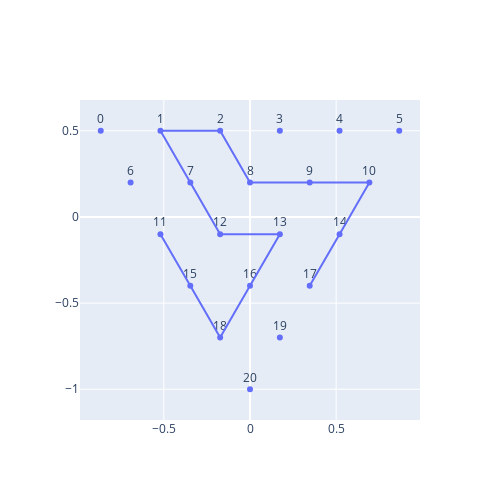

The code cell stored with this chart in its notebook:
### Code cell
# Choose edge pattern for icosahedron

show_2d_points(triangle_coords, CHOSEN_EDGES)
CHOSEN_EDGES = paths[6]

### Figure 1 — Plotly figure (JSON) as saved in the notebook; plotly's stock layout.template omitted (floating-point values rounded to 4 significant figures)
{"data": [{"hovertemplate": "x=%{x}<br>y=%{y}<br>text=%{text}<extra></extra>", "legendgroup": "", "marker": {"color": "#636efa", "symbol": "circle"}, "mode": "markers+text", "name": "", "orientation": "v", "showlegend": false, "text": [0, 1, 2, 3, 4, 5, 6, 7, 8, 9, 10, 11, 12, 13, 14, 15, 16, 17, 18, 19, 20], "textposition": "top center", "type": "scatter", "x": [-0.866, -0.5196, -0.1732, 0.1732, 0.5196, 0.866, -0.6928, -0.3464, 0, 0.3464, 0.6928, -0.5196, -0.1732, 0.1732, 0.5196, -0.3464, 0, 0.3464, -0.1732, 0.1732, 0], "xaxis": "x", "y": [0.5, 0.5, 0.5, 0.5, 0.5, 0.5, 0.2, 0.2, 0.2, 0.2, 0.2, -0.1, -0.1, -0.1, -0.1, -0.4, -0.4, -0.4, -0.7, -0.7, -1], "yaxis": "y"}, {"hovertemplate": "x=%{x}<br>y=%{y}<extra></extra>", "legendgroup": "", "line": {"color": "#636efa", "dash": "solid"}, "marker": {"symbol": "circle"}, "mode": "lines", "name": "", "orientation": "v", "showlegend": false, "textposition": "top center", "type": "scatter", "x": [-0.5196, -0.3464], "xaxis": "x", "y": [-0.1, -0.4], "yaxis": "y"}, {"hovertemplate": "x=%{x}<br>y=%{y}<extra></extra>", "legendgroup": "", "line": {"color": "#636efa", "dash": "solid"}, "marker": {"symbol": "circle"}, "mode": "lines", "name": "", "orientation": "v", "showlegend": false, "textposition": "top center", "type": "scatter", "x": [-0.3464, -0.1732], "xaxis": "x", "y": [-0.4, -0.7], "yaxis": "y"}, {"hovertemplate": "x=%{x}<br>y=%{y}<extra></extra>", "legendgroup": "", "line": {"color": "#636efa", "dash": "solid"}, "marker": {"symbol": "circle"}, "mode": "lines", "name": "", "orientation": "v", "showlegend": false, "textposition": "top center", "type": "scatter", "x": [0, -0.1732], "xaxis": "x", "y": [-0.4, -0.7], "yaxis": "y"}, {"hovertemplate": "x=%{x}<br>y=%{y}<extra></extra>", "legendgroup": "", "line": {"color": "#636efa", "dash": "solid"}, "marker": {"symbol": "circle"}, "mode": "lines", "name": "", "orientation": "v", "showlegend": false, "textposition": "top center", "type": "scatter", "x": [0.1732, 0], "xaxis": "x", "y": [-0.1, -0.4], "yaxis": "y"}, {"hovertemplate": "x=%{x}<br>y=%{y}<extra></extra>", "legendgroup": "", "line": {"color": "#636efa", "dash": "solid"}, "marker": {"symbol": "circle"}, "mode": "lines", "name": "", "orientation": "v", "showlegend": false, "textposition": "top center", "type": "scatter", "x": [-0.1732, 0.1732], "xaxis": "x", "y": [-0.1, -0.1], "yaxis": "y"}, {"hovertemplate": "x=%{x}<br>y=%{y}<extra></extra>", "legendgroup": "", "line": {"color": "#636efa", "dash": "solid"}, "marker": {"symbol": "circle"}, "mode": "lines", "name": "", "orientation": "v", "showlegend": false, "textposition": "top center", "type": "scatter", "x": [-0.5196, -0.3464], "xaxis": "x", "y": [0.5, 0.2], "yaxis": "y"}, {"hovertemplate": "x=%{x}<br>y=%{y}<extra></extra>", "legendgroup": "", "line": {"color": "#636efa", "dash": "solid"}, "marker": {"symbol": "circle"}, "mode": "lines", "name": "", "orientation": "v", "showlegend": false, "textposition": "top center", "type": "scatter", "x": [-0.3464, -0.1732], "xaxis": "x", "y": [0.2, -0.1], "yaxis": "y"}, {"hovertemplate": "x=%{x}<br>y=%{y}<extra></extra>", "legendgroup": "", "line": {"color": "#636efa", "dash": "solid"}, "marker": {"symbol": "circle"}, "mode": "lines", "name": "", "orientation": "v", "showlegend": false, "textposition": "top center", "type": "scatter", "x": [-0.5196, -0.1732], "xaxis": "x", "y": [0.5, 0.5], "yaxis": "y"}, {"hovertemplate": "x=%{x}<br>y=%{y}<extra></extra>", "legendgroup": "", "line": {"color": "#636efa", "dash": "solid"}, "marker": {"symbol": "circle"}, "mode": "lines", "name": "", "orientation": "v", "showlegend": false, "textposition": "top center", "type": "scatter", "x": [-0.1732, 0], "xaxis": "x", "y": [0.5, 0.2], "yaxis": "y"}, {"hovertemplate": "x=%{x}<br>y=%{y}<extra></extra>", "legendgroup": "", "line": {"color": "#636efa", "dash": "solid"}, "marker": {"symbol": "circle"}, "mode": "lines", "name": "", "orientation": "v", "showlegend": false, "textposition": "top center", "type": "scatter", "x": [0, 0.3464], "xaxis": "x", "y": [0.2, 0.2], "yaxis": "y"}, {"hovertemplate": "x=%{x}<br>y=%{y}<extra></extra>", "legendgroup": "", "line": {"color": "#636efa", "dash": "solid"}, "marker": {"symbol": "circle"}, "mode": "lines", "name": "", "orientation": "v", "showlegend": false, "textposition": "top center", "type": "scatter", "x": [0.3464, 0.6928], "xaxis": "x", "y": [0.2, 0.2], "yaxis": "y"}, {"hovertemplate": "x=%{x}<br>y=%{y}<extra></extra>", "legendgroup": "", "line": {"color": "#636efa", "dash": "solid"}, "marker": {"symbol": "circle"}, "mode": "lines", "name": "", "orientation": "v", "showlegend": false, "textposition": "top center", "type": "scatter", "x": [0.6928, 0.5196], "xaxis": "x", "y": [0.2, -0.1], "yaxis": "y"}, {"hovertemplate": "x=%{x}<br>y=%{y}<extra></extra>", "legendgroup": "", "line": {"color": "#636efa", "dash": "solid"}, "marker": {"symbol": "circle"}, "mode": "lines", "name": "", "orientation": "v", "showlegend": false, "textposition": "top center", "type": "scatter", "x": [0.5196, 0.3464], "xaxis": "x", "y": [-0.1, -0.4], "yaxis": "y"}], "layout": {"height": 500, "width": 500, "yaxis": {"scaleanchor": "x", "scaleratio": 1}}}
